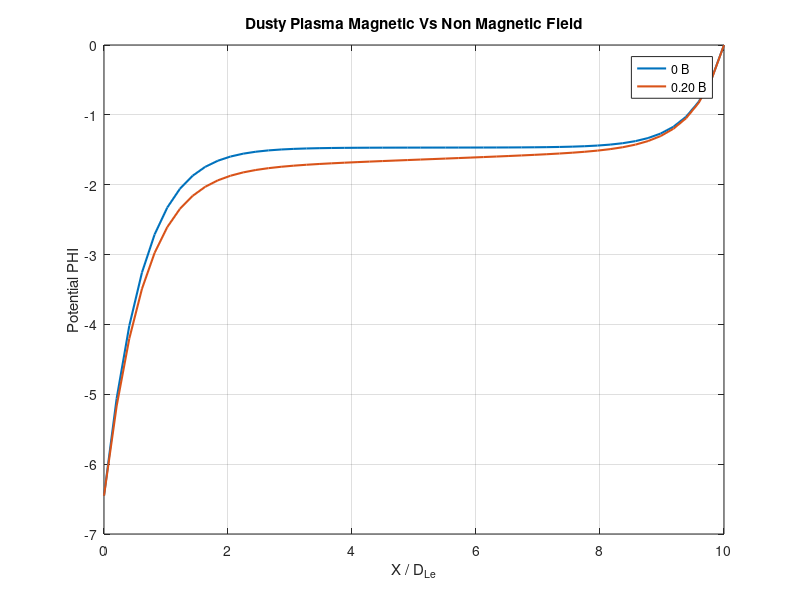

The MATLAB source for this figure:
load ("OML_NOB.mat")
plot(X/DLe, phi, 'LineWidth', 1.5)
hold on

load ("OML_e12nd_1e-6.mat")
plot(X/DLe, phi, 'LineWidth', 1.5)



legend('0 B', '0.20 B','Location', 'NorthEast')
xlabel('X / D_{Le}')
ylabel('Potential PHI')
title("Dusty Plasma Magnetic Vs Non Magnetic Field")
grid on
saveas(gcf, 'Magnetic vs Non Magnetic Dusy Plasma.png')
